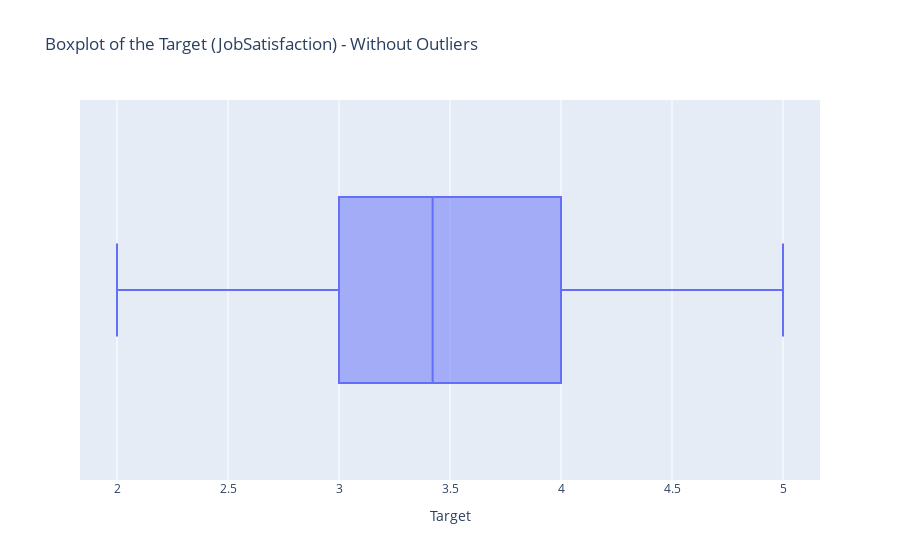

Write notebook code for a chart like this one.
### Markdown cell above
#### Create a mask to filter out the outliers for 'JobSatisfaction'

### Code cell
mask_JobSatisfaction = df['JobSatisfaction'] >= 2

fig = px.box(
    data_frame=df[mask_JobSatisfaction], 
    x='JobSatisfaction', 
    orientation='h',
    title='Boxplot of the Target (JobSatisfaction) - Without Outliers')

fig.update_layout(xaxis_title='Target')
fig.show()

### Figure 1 — Plotly figure (JSON) as saved in the notebook; plotly's stock layout.template omitted (floating-point values rounded to 4 significant figures; data arrays with more than 128 entries replaced by an {"elided": "..."} marker saying what was removed)
{"data": [{"alignmentgroup": "True", "hovertemplate": "JobSatisfaction=%{x}<extra></extra>", "legendgroup": "", "marker": {"color": "#636efa"}, "name": "", "notched": false, "offsetgroup": "", "orientation": "h", "showlegend": false, "type": "box", "x": {"elided": "1489 float values"}, "x0": " ", "xaxis": "x", "y0": " ", "yaxis": "y"}], "layout": {"boxmode": "group", "legend": {"tracegroupgap": 0}, "title": {"text": "Boxplot of the Target (JobSatisfaction) - Without Outliers"}, "xaxis": {"anchor": "y", "domain": [0, 1], "title": {"text": "Target"}}, "yaxis": {"anchor": "x", "domain": [0, 1]}}}
